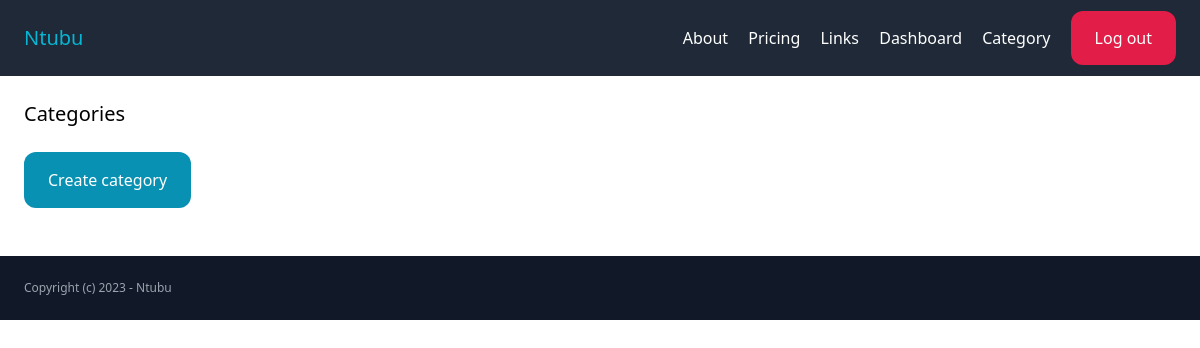
/links/categories/ (signed in), run on an earlier commit of the app's database.
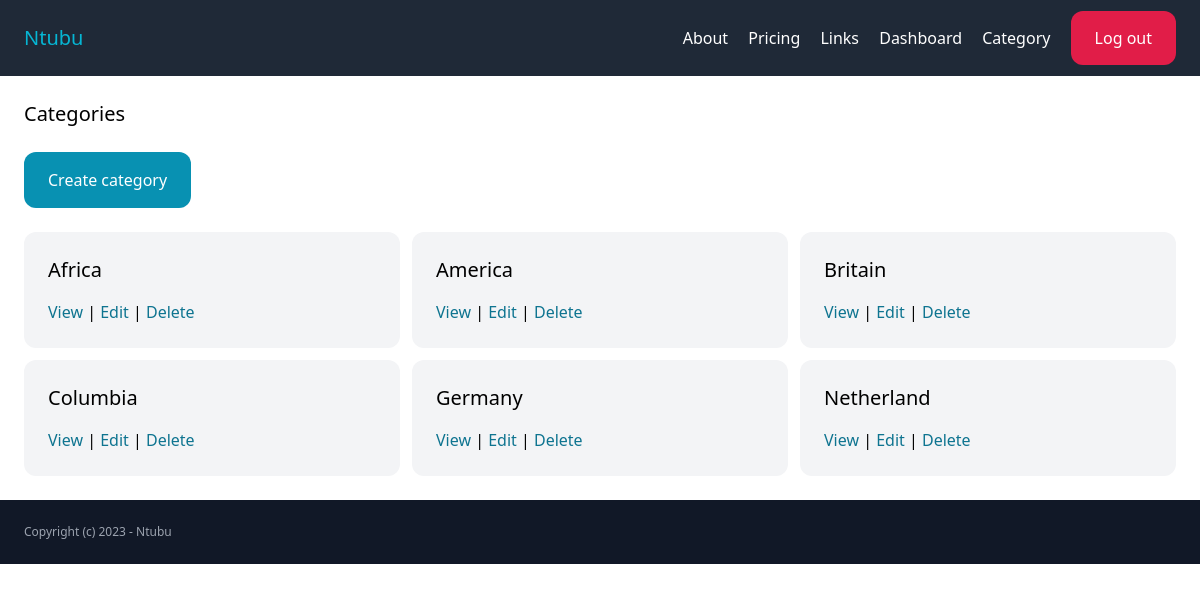
And on a later commit of the database.
### link/models.py (models this page shows, shortened)
class Category(models.Model):
    name=models.CharField(max_length=255)
    created_by = models.ForeignKey(User, related_name='categories', on_delete=models.CASCADE)
    created_at = models.DateTimeField(auto_now=True)
    class Meta:
        ordering = ('name',)

### link/views.py (the view)
# urls.py: path('categories/', views.categories, name='categories'),
@login_required
def categories(request):
    categories = Category.objects.filter(created_by=request.user)
    return render(request, 'link/categories.html', {
        'categories': categories,
    })

### link/templates/link/categories.html (shortened to what this page needs)
{% extends 'main/base.html' %}
{% block content %}
    <h1 class="mb-6 text-xl">Categories</h1>
    <a href="{% url 'link:create_category' %}" class="inline-block mb-6 py-4 px-6 bg-cyan-600 text-white rounded-xl">Create category</a>
    <div class="grid grid-cols-3 gap-3">
        {% for category in categories %}
            <div class="bg-gray-100 p-6 rounded-xl">
                <h2 class="mb-4 text-xl">  {{ category.name}} </h2>
                <a href="{% url 'link:links' %}?category={{category.id}}" class="text-cyan-700">View</a>
                |
                <a href="{% url 'link:edit_category' category.id %}" class="text-cyan-700">Edit</a>
                |
                <a href="{% url 'link:delete_category' category.id %}" class="text-cyan-700">Delete</a>
            </div>
        {% endfor %}
    </div>
{% endblock %}

What changed in the data, as far as the page shows it:
added Category: name "Africa"
added Category: name "America"
added Category: name "Britain"
added Category: name "Columbia"
added Category: name "Germany"
added Category: name "Netherland"
